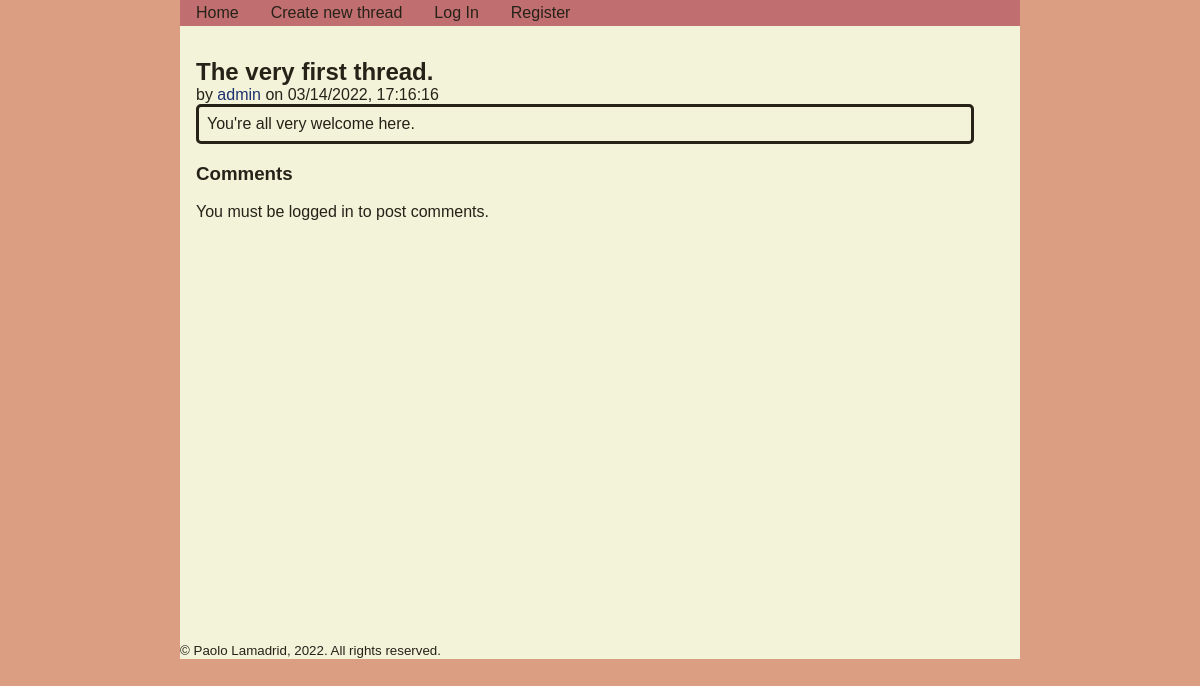
Before: /thread/1 with the older database file.
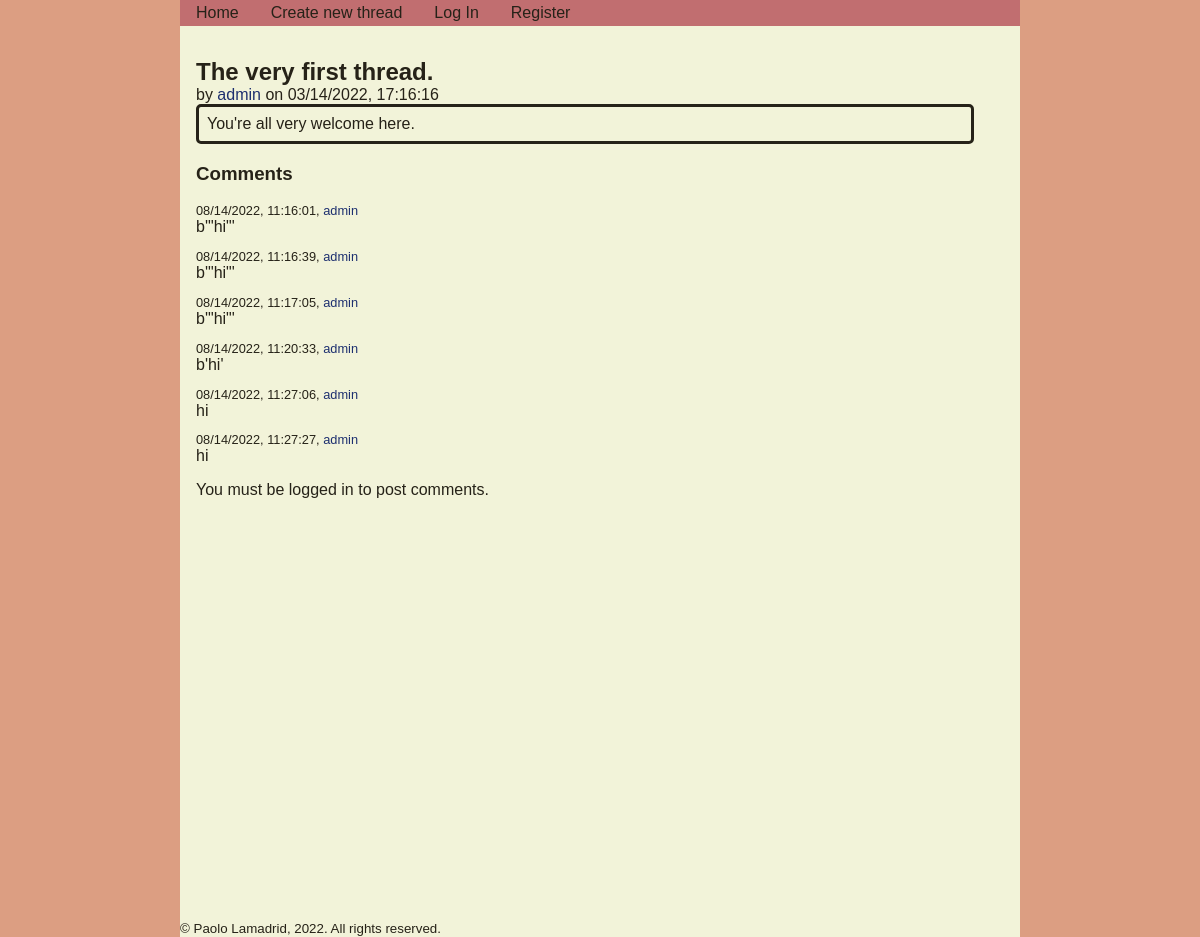
After: the same page with the newer database file.
### tables this page shows
CREATE TABLE comments
(
    comment_id INTEGER PRIMARY KEY AUTOINCREMENT,
    thread_id INTEGER NOT NULL,
    username TEXT NOT NULL,
    date_created TEXT NOT NULL,
    body TEXT NOT NULL
);

### thread/views.py (the view, shortened to what this page needs)
@thread_bp.route("/thread/<int:thread_id>", methods=["GET", "POST"])
def thread(thread_id):
    form = CommentForm()
    db = get_db()
    thread = db.execute("""
        SELECT * FROM threads
        WHERE thread_id = ?;
    """, (thread_id,)).fetchone()
    comments = db.execute("""
        SELECT * FROM comments
        WHERE thread_id = ?;
    """, (thread_id,)).fetchall()
    return render_template("thread.html", thread=thread, comments=comments, form=form)

### app.py (called while the page is built)
@app.before_request
def load_logged_in_user():
    g.user = session.get("username", None)
    g.is_admin = session.get("is_admin", False)

### database.py (called while the page is built)
def get_db():
    if "db" not in g:
        g.db = sqlite3.connect(DATABASE,
            detect_types=sqlite3.PARSE_DECLTYPES
        )
        g.db.row_factory = sqlite3.Row
    return g.db

### thread/templates/thread/thread.html (shortened to what this page needs)
{% extends 'base.html' %}
{% block main_content %}
<section class="thread_detailed">
    <h1>{{ thread["title"] }}</h1>
    <p>by <a href="{{ url_for('user.user_profile', username=thread['user_poster']) }}">{{ thread["user_poster"] }}</a> on {{ thread["date_created"] }}</p>
    <p class="thread_body">{{ thread["body"] }}</p>
</section>
<section class="comments_section">
<h3>Comments</h3>
{% for comment in comments %}
    <p class="comment_info">{{ comment["date_created"] }}, <a href="{{ url_for('user.user_profile', username=comment['username']) }}">{{ comment["username"] }}</a></p>
    <p class="comment_body">{{ comment["body"] }}</p>
{% endfor %}
{% if g.user %}
    <form action="" method="POST" novalidate>
        {{ form.hidden_tag() }}
        {{ form.body() }}
        {% for error in form.body.errors %}
            {{ error }}
        {% endfor %}
        <br/>
        {{ form.submit() }}
    </form>
{% else %}
    <p>You must be logged in to post comments.</p>
{% endif %}
</section>
{% endblock %}

Changed rows visible on the page:
added comments: date_created "08/14/2022, 11:16:01", username "admin", body "b'\"hi\"'"
added comments: date_created "08/14/2022, 11:16:39", username "admin", body "b'\"hi\"'"
added comments: date_created "08/14/2022, 11:17:05", username "admin", body "b'\"hi\"'"
added comments: date_created "08/14/2022, 11:20:33", username "admin", body "b'hi'"
added comments: date_created "08/14/2022, 11:27:06", username "admin", body "hi"
added comments: date_created "08/14/2022, 11:27:27", username "admin", body "hi"
